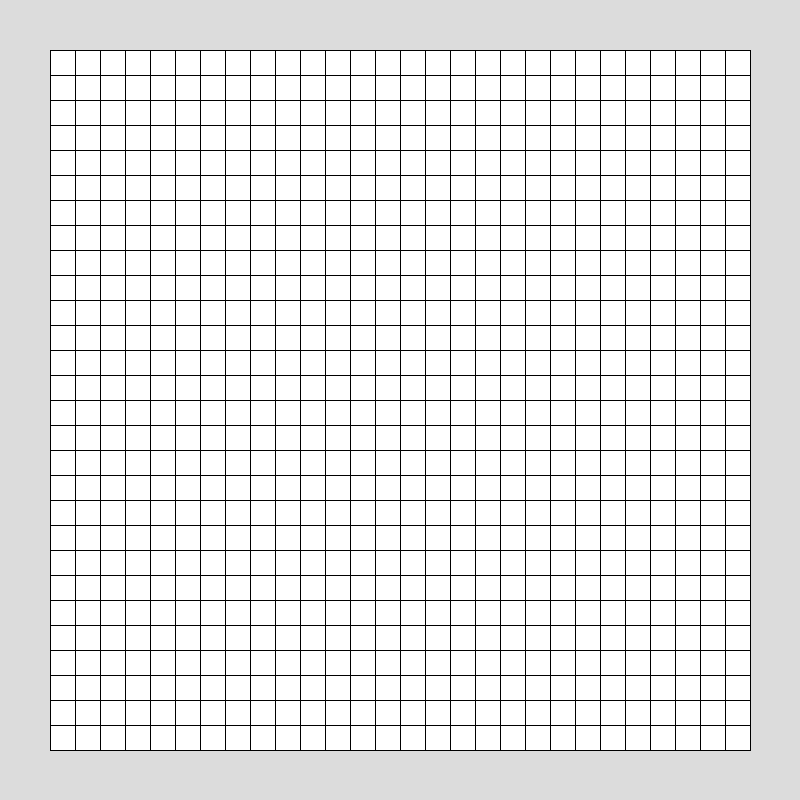
Frame 1 (no input)
Frame 60 (the mouse pressed at the canvas centre just before this capture): identical to frame 1, image omitted
Frame 120 (the mouse held since frame 60 and released just before this capture): identical to frame 1, image omitted

The Processing sketch that drew this single still picture (run headless with seeded random() and noise(); from frame 60 on, the mouse is pressed at the canvas centre):

// Processing sketch: slither__update
// ── slither__update.pde
void setup(){
  size(800,800);
}

void draw(){
  background(220);
  spilPlade();
}

void spilPlade(){
  rectMode(CENTER);
square(400,400,700);

  for(int i =3; i < 30; i++){
    line(i*25,50,i*25,750);
    line(50,i*25,750,i*25);
}


}
